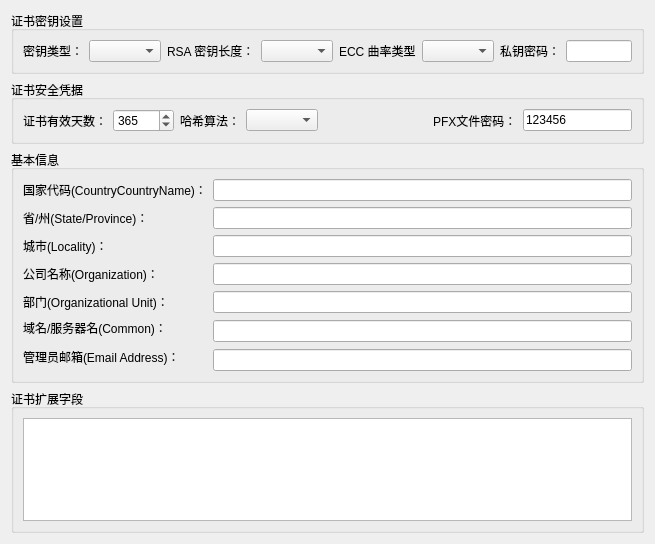
<?xml version="1.0" encoding="UTF-8"?>
<ui version="4.0">
 <class>CertificateManager</class>
 <widget class="QDialog" name="CertificateManager">
  <property name="geometry">
   <rect>
    <x>0</x>
    <y>0</y>
    <width>655</width>
    <height>544</height>
   </rect>
  </property>
  <property name="windowTitle">
   <string>Dialog</string>
  </property>
  <layout class="QGridLayout" name="gridLayout_4">
   <item row="1" column="0">
    <widget class="QGroupBox" name="groupBox_2">
     <property name="title">
      <string>证书安全凭据</string>
     </property>
     <layout class="QGridLayout" name="gridLayout_2">
      <item row="0" column="7">
       <widget class="QLabel" name="label_10">
        <property name="text">
         <string>PFX文件密码：</string>
        </property>
       </widget>
      </item>
      <item row="0" column="2">
       <widget class="QLabel" name="label_11">
        <property name="text">
         <string>哈希算法：</string>
        </property>
       </widget>
      </item>
      <item row="0" column="8">
       <widget class="QLineEdit" name="pfxPassphraseLineEdit">
        <property name="text">
         <string>123456</string>
        </property>
       </widget>
      </item>
      <item row="0" column="0">
       <widget class="QLabel" name="label_8">
        <property name="text">
         <string>证书有效天数：</string>
        </property>
       </widget>
      </item>
      <item row="0" column="1">
       <widget class="QSpinBox" name="validDaysSpinBox">
        <property name="maximum">
         <number>36500</number>
        </property>
        <property name="value">
         <number>365</number>
        </property>
       </widget>
      </item>
      <item row="0" column="4">
       <spacer name="horizontalSpacer">
        <property name="orientation">
         <enum>Qt::Horizontal</enum>
        </property>
        <property name="sizeHint" stdset="0">
         <size>
          <width>40</width>
          <height>20</height>
         </size>
        </property>
       </spacer>
      </item>
      <item row="0" column="3">
       <widget class="QComboBox" name="hashAlgoComboBox"/>
      </item>
     </layout>
    </widget>
   </item>
   <item row="2" column="0">
    <widget class="QGroupBox" name="groupBox">
     <property name="title">
      <string>基本信息</string>
     </property>
     <layout class="QGridLayout" name="gridLayout">
      <item row="0" column="0">
       <widget class="QLabel" name="label">
        <property name="text">
         <string>国家代码(CountryCountryName&lt;C&gt;)：</string>
        </property>
       </widget>
      </item>
      <item row="0" column="1">
       <widget class="QLineEdit" name="countryLineEdit"/>
      </item>
      <item row="1" column="0">
       <widget class="QLabel" name="label_2">
        <property name="text">
         <string>省/州(State/Province&lt;ST&gt;)：</string>
        </property>
       </widget>
      </item>
      <item row="1" column="1">
       <widget class="QLineEdit" name="stateProvinceLineEdit"/>
      </item>
      <item row="2" column="0">
       <widget class="QLabel" name="label_3">
        <property name="text">
         <string>城市(Locality&lt;L&gt;)：</string>
        </property>
       </widget>
      </item>
      <item row="2" column="1">
       <widget class="QLineEdit" name="localityLineEdit"/>
      </item>
      <item row="3" column="0">
       <widget class="QLabel" name="label_4">
        <property name="text">
         <string>公司名称(Organization&lt;O&gt;)：</string>
        </property>
       </widget>
      </item>
      <item row="3" column="1">
       <widget class="QLineEdit" name="organizationLineEdit"/>
      </item>
      <item row="4" column="0">
       <widget class="QLabel" name="label_5">
        <property name="text">
         <string>部门(Organizational Unit&lt;OU&gt;)：</string>
        </property>
       </widget>
      </item>
      <item row="4" column="1">
       <widget class="QLineEdit" name="organizationUnitLineEdit"/>
      </item>
      <item row="5" column="0">
       <widget class="QLabel" name="commonLabel">
        <property name="text">
         <string>域名/服务器名(Common&lt;CN&gt;)：</string>
        </property>
       </widget>
      </item>
      <item row="5" column="1" rowspan="2">
       <widget class="QLineEdit" name="commonLineEdit"/>
      </item>
      <item row="6" column="0" rowspan="2">
       <widget class="QLabel" name="label_7">
        <property name="text">
         <string>管理员邮箱(Email Address)：</string>
        </property>
       </widget>
      </item>
      <item row="7" column="1">
       <widget class="QLineEdit" name="emailAddressLineEdit"/>
      </item>
     </layout>
    </widget>
   </item>
   <item row="0" column="0">
    <widget class="QGroupBox" name="groupBox_3">
     <property name="title">
      <string>证书密钥设置</string>
     </property>
     <layout class="QGridLayout" name="gridLayout_3">
      <item row="0" column="0">
       <layout class="QHBoxLayout" name="horizontalLayout">
        <item>
         <widget class="QLabel" name="label_9">
          <property name="text">
           <string>密钥类型：</string>
          </property>
         </widget>
        </item>
        <item>
         <widget class="QComboBox" name="keyTypeComboBox"/>
        </item>
        <item>
         <widget class="QLabel" name="rsaKeyLengthLabel">
          <property name="text">
           <string>RSA 密钥长度：</string>
          </property>
         </widget>
        </item>
        <item>
         <widget class="QComboBox" name="rsaKeyLengthComboBox"/>
        </item>
        <item>
         <widget class="QLabel" name="eccCurveLabel">
          <property name="text">
           <string>ECC 曲率类型</string>
          </property>
         </widget>
        </item>
        <item>
         <widget class="QComboBox" name="eccCurveComboBox"/>
        </item>
        <item>
         <spacer name="horizontalSpacer_2">
          <property name="orientation">
           <enum>Qt::Horizontal</enum>
          </property>
          <property name="sizeHint" stdset="0">
           <size>
            <width>40</width>
            <height>20</height>
           </size>
          </property>
         </spacer>
        </item>
        <item>
         <widget class="QLabel" name="label_6">
          <property name="text">
           <string>私钥密码：</string>
          </property>
         </widget>
        </item>
        <item>
         <widget class="QLineEdit" name="passphraseLineEdit">
          <property name="text">
           <string/>
          </property>
         </widget>
        </item>
       </layout>
      </item>
     </layout>
    </widget>
   </item>
   <item row="3" column="0">
    <widget class="QGroupBox" name="groupBox_4">
     <property name="title">
      <string>证书扩展字段</string>
     </property>
     <layout class="QGridLayout" name="gridLayout_5">
      <item row="0" column="0">
       <widget class="QPlainTextEdit" name="certExtsPlainTextEdit"/>
      </item>
     </layout>
    </widget>
   </item>
  </layout>
 </widget>
 <resources/>
 <connections/>
</ui>
